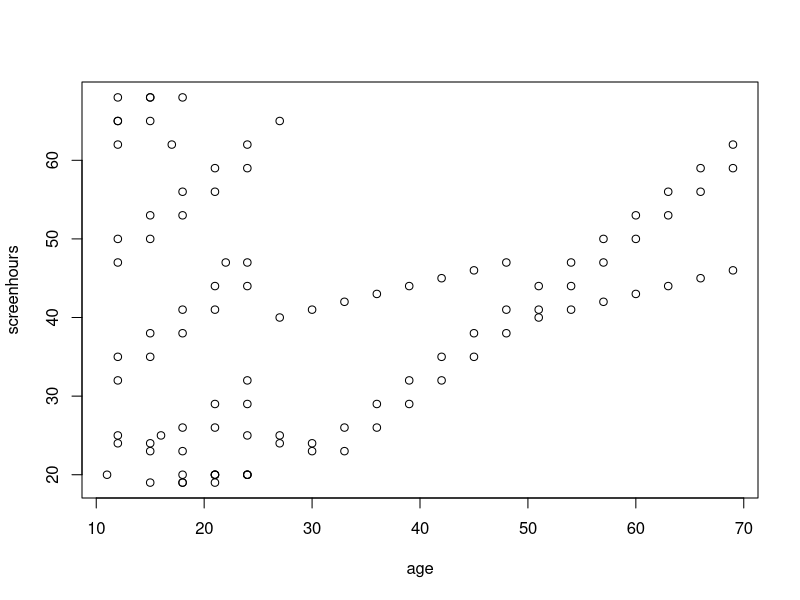
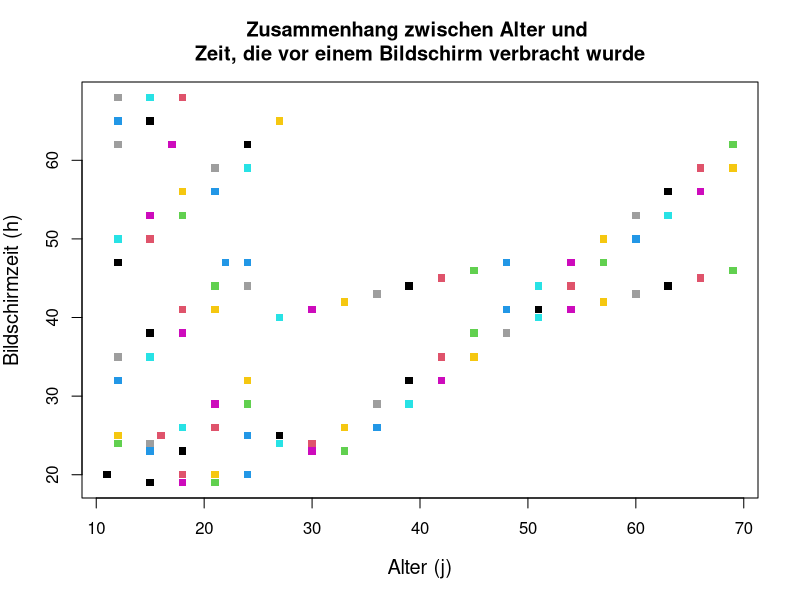
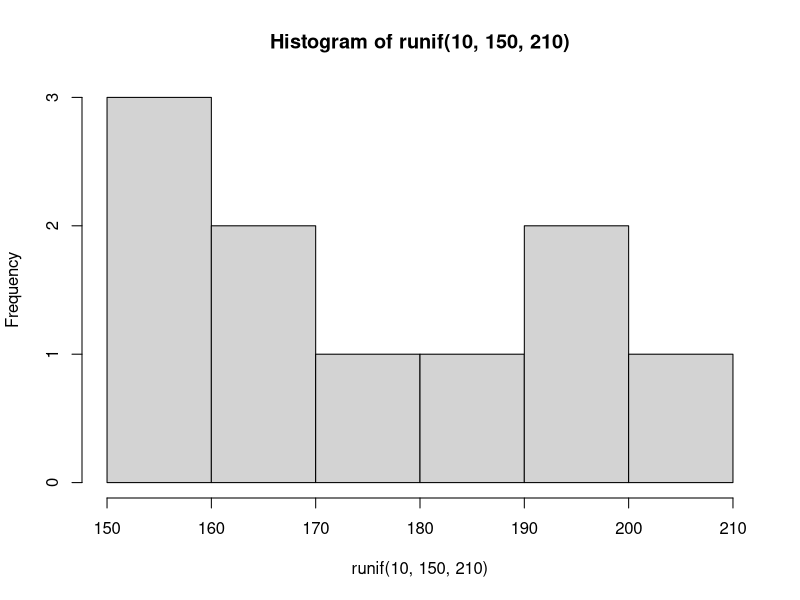
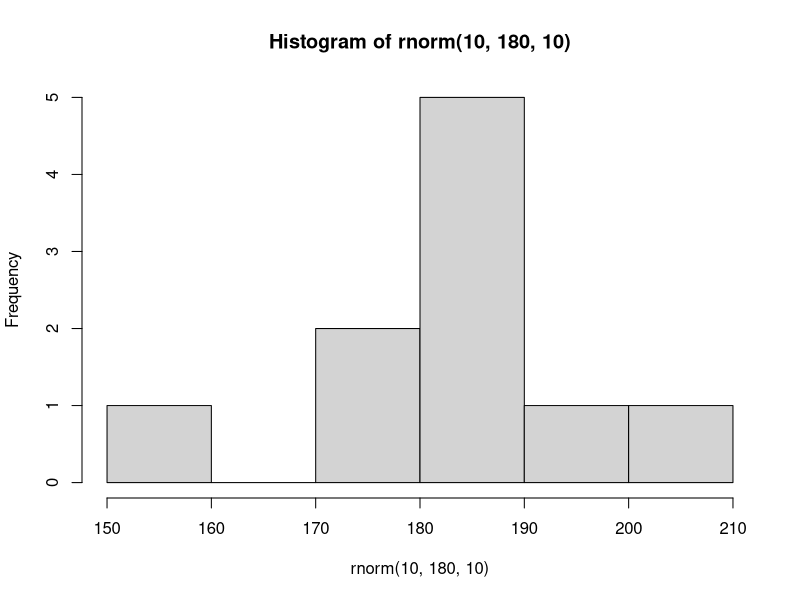
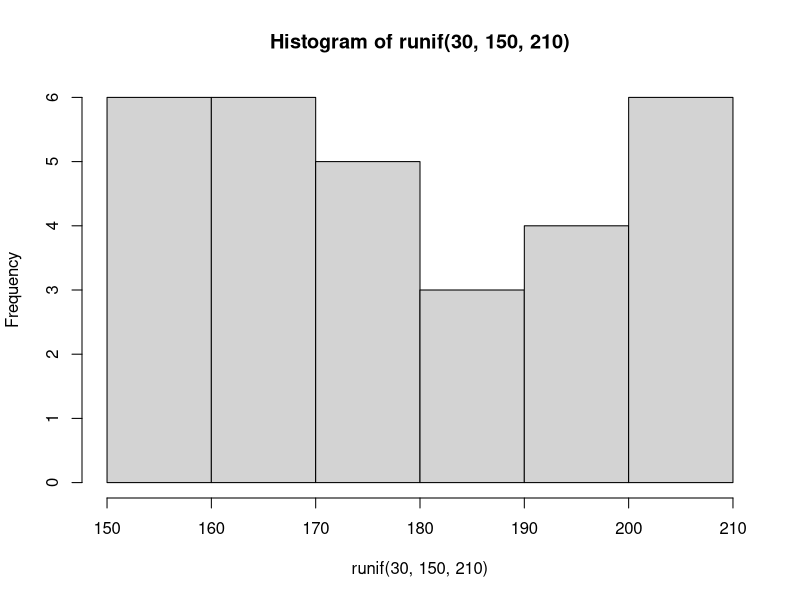
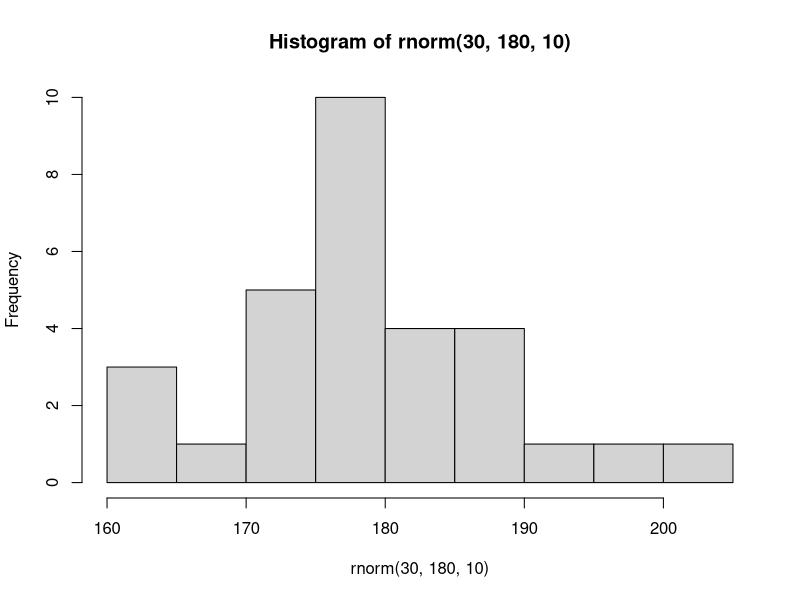
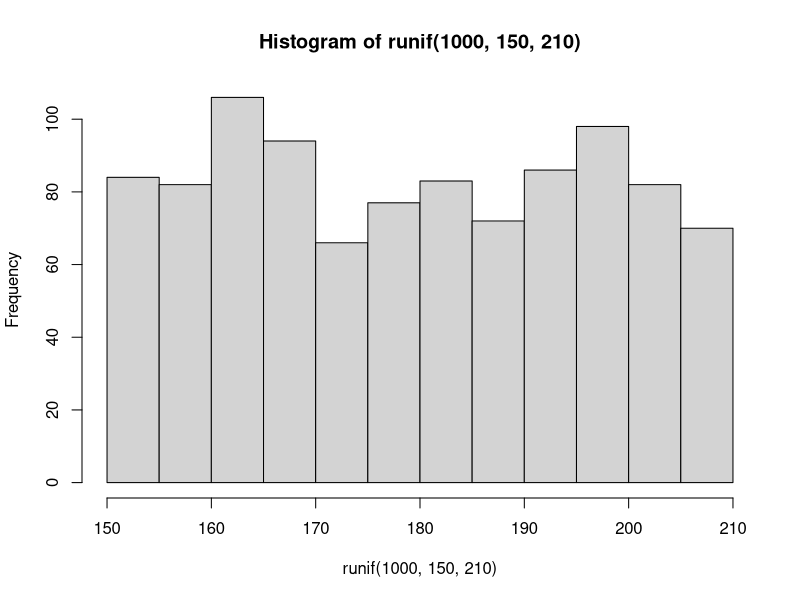
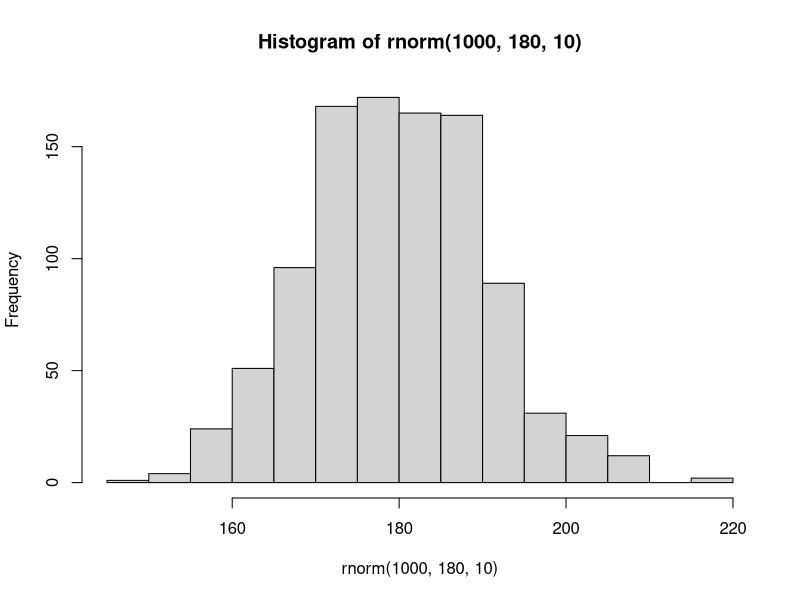

R code for these plots, in order:
## ---- chunk 1
age <- c(11, 16, rep(seq(12, 25, 3), 7), 17, 27, rep(seq(12, 70, 3), 3), 22)
screenhours <- c(rep(c(20, 25, 24, seq(23, 70, 3), 19, 20), 4), rep(40:47, 2))
cor(age, screenhours)
## ---- chunk 2
plot(age, screenhours)

## ---- chunk 3
plot(age, screenhours,
     type = "p",
     pch = 15,
     lwd = 2,
     main = "Zusammenhang zwischen Alter und \nZeit, die vor einem Bildschirm verbracht wurde",
     xlab = "Alter (j)",
     ylab = "Bildschirmzeit (h)",
     cex.lab = 1.2,
     col = c(1:100)
     )
## ---- chunk 4
summary(runif(10,150,210))
summary(rnorm(10,180,10))
hist(runif(10,150,210))
hist(rnorm(10,180,10))
## ---- chunk 5
summary(runif(30,150,210))
summary(rnorm(30,180,10))
hist(runif(30,150,210))
hist(rnorm(30,180,10))
## ---- chunk 6
summary(runif(1000,150,210))
summary(rnorm(1000,180,10))
hist(runif(1000,150,210))
hist(rnorm(1000,180,10))
## ---- chunk 7
rbinom(10, size = 1, prob = 0.5) #Beispiel 1
rbinom(100, 2, (1/6 * 1/6)) #Beispiel 2
## ---- chunk 8
hist(runif(1000,150,210),
     main = "Körpergrösse, \n gleichverteilt",
     xlab = "Körgpergrösse (cm)",
     col = "darkgreen",
     xlim = c(150,210),
     breaks = seq(from=150, 
                  to=210, 
                  by= ((210-150)/10)))

hist(rnorm(1000,180,10),
     main = "Körpergrösse, \n normalverteilt",
     xlab = "Körgpergrösse (cm)",
     col = "orange",
     xlim = c(150,210),
     breaks = c(100, 156, 162, 168, 174, 180, 186, 192, 198, 204, 300))
## ---- chunk 9
hist(runif(1000,150,210),
     main = "Körpergrösse, \n gleichverteilt",
     xlab = "Körgpergrösse (cm)",
     col = "darkgreen",
     xlim = c(150,210),
     breaks = seq(from=150, 
                  to=210, 
                  by= ((210-150)/10)))
abline(v = mean(rnorm(1000,180,10)), col = "orange", lwd = 3)

hist(rnorm(1000,180,10),
     main = "Körpergrösse, \n normalverteilt",
     xlab = "Körgpergrösse (cm)",
     col = "orange",
     xlim = c(150,210),
     breaks = c(100, 156, 162, 168, 174, 180, 186, 192, 198, 204, 300))
abline(v = mean(runif(1000,150,210)), col = "darkgreen", lwd = 3)

## ---- chunk 10
hist(runif(1000,150,210),
     main = "Körpergrössen",
     xlab = "Körgpergrösse (cm)",
     col = "darkgreen",
     xlim = c(145,215),
     ylim = c(0, 250))

#Funktion um die RGB-Daten der Farbe "Orange" zu erhalten:
col2rgb("orange")

hist(rnorm(1000,180,10),
     col = rgb(255, 165, 0, 255/4, maxColorValue = 255),
     add = T)

abline(v = mean(rnorm(1000,180,10)), col = "orange", lwd = 3)
abline(v = mean(runif(1000,150,210)), col = "darkgreen", lwd = 3)

legend(195, 200, 
       legend = c("gleichverteil", "normalverteilt"),
       fill = c("darkgreen","orange"),
       cex = 0.75 )
## ---- chunk 11
#Beispiel von Vanessa Leutner
Einkommen <- c(seq(from = 2000, to = 12000, length.out = 100))
Krankheitstage <- rnorm(100, mean = 6.5, sd = 3)
Ausbildungsjahre <- rep(c(3,6,9,3,13,4,6,7,10,5), each = 10)
Anzahl_Kinder <- rep(c(1,0,1,2,3,2,3,5,6,7,1,2,3,4,5,3,2,1,4,5), each = 5)
Geschlecht <- rep(c("weiblich", "männlich", "weiblich", "mänlich", "divers"), each = 20)
df_vl <- data.frame(Einkommen, Krankheitstage, Ausbildungsjahre, Anzahl_Kinder, Geschlecht)

#Beispiel von Josias Bruderer
df_jb <- data.frame(alter = round(runif(100, 18, 64)),
                    geschlecht = sample(rep(c(seq(1,3),2,3), 20)),
                    tvdauer = sample(round(rnorm(100, 3, 1), 0)),
                    happiness = sample(c(sample(1:10, 80, replace = T), rep(NA, 20))),
                    prog = sample(rep(c("Kinder","Unterhaltung","Unterhaltung","News","Sport"), 20)))

## ---- chunk 12
alter = as.integer(runif(100, 18, 64))
alter
